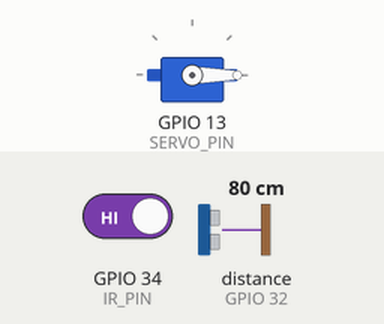
This sketch was run on a simulated ESP32. On the bench: servo. Wiring (inferred from the names in the program): ultrasonic range finder: trigger GPIO 33; echo GPIO 32. Inputs (shaded band) come from the test bench; at power-on: GPIO 34 (IR_PIN) HIGH, distance to the obstacle (sensor on GPIO 32) 80 cm. The echo pulse lasts 58.3 µs per cm; WiFi joins after 1.5 s; servers stay silent unless stated.

Above: at 3.0 s.
3.1 s: GPIO 34 (IR_PIN) driven LOW
At 3.7 s:
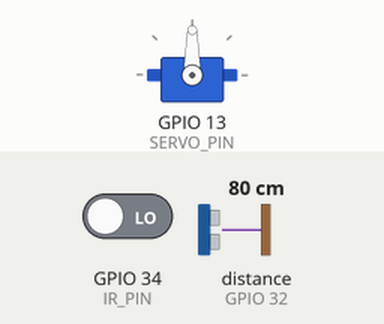
Timing chart, 0 to 9.7 s (numbered marks = the images above; inputs shaded):
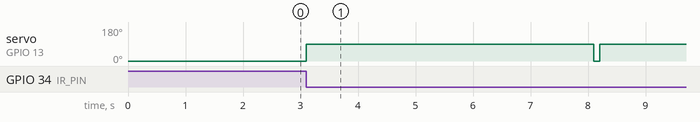

The sketch:

smart_bin_esp32.ino
```cpp
// Smart bin (ESP32 + Blynk IoT).
//
// - An IR sensor at the lid detects a hand; a servo opens the lid for 5 s.
// - An ultrasonic sensor inside the lid measures how full the bin is.
// - Fill level, distance and lid state go to a Blynk dashboard over Wi-Fi.
//
// Blynk datastreams (virtual pins):
//   V0  distance to the rubbish, cm   (0..BIN_HEIGHT_CM)
//   V1  fill level, %                 (0..100, gauge)
//   V2  lid angle, deg                (0 closed, 90 open)
//
// Libraries: Blynk (1.x), ESP32Servo.
// The original project used Blynk.Edgent for Wi-Fi provisioning; this version
// takes the credentials below so it builds without the Edgent support files.

#define BLYNK_TEMPLATE_ID   "TMPLxxxxxxxx"     // from your Blynk template
#define BLYNK_TEMPLATE_NAME "Smart Dustbin"
#define BLYNK_AUTH_TOKEN    "your-device-token"
#define BLYNK_PRINT Serial

#include <WiFi.h>
#include <BlynkSimpleEsp32.h>
#include <ESP32Servo.h>

const char* WIFI_SSID = "your-wifi";
const char* WIFI_PASS = "your-password";

// Pins (as wired in the handbook, Fig. 2-1)
const int IR_PIN    = 34;   // LOW when a hand is in front of the lid
const int SERVO_PIN = 13;
const int ECHO_PIN  = 32;
const int TRIG_PIN  = 33;

const int BIN_HEIGHT_CM  = 21;    // distance from sensor to the bottom when empty
const int LID_OPEN_ANGLE = 90;
const unsigned long LID_OPEN_MS = 5000;

Servo lid;
BlynkTimer timer;

bool lid_open = false;
unsigned long lid_opened_at = 0;

int readDistanceCm() {
  digitalWrite(TRIG_PIN, LOW);
  delayMicroseconds(2);
  digitalWrite(TRIG_PIN, HIGH);
  delayMicroseconds(10);
  digitalWrite(TRIG_PIN, LOW);
  const long duration = pulseIn(ECHO_PIN, HIGH, 30000);
  if (duration == 0) return BIN_HEIGHT_CM;      // no echo: treat as empty
  return duration * 0.034 / 2;                  // speed of sound 0.034 cm/us
}

void sendFillLevel() {
  const int distance = constrain(readDistanceCm(), 0, BIN_HEIGHT_CM);
  // Rubbish close to the sensor means a full bin.
  const int bin_level = map(distance, BIN_HEIGHT_CM, 0, 0, 100);
  Blynk.virtualWrite(V0, distance);
  Blynk.virtualWrite(V1, bin_level);
}

// Runs every 100 ms: open the lid for a hand, close it again after 5 s.
void checkLid() {
  const unsigned long now = millis();
  if (!lid_open && digitalRead(IR_PIN) == LOW) {
    lid.write(LID_OPEN_ANGLE);
    lid_open = true;
    lid_opened_at = now;
    Blynk.virtualWrite(V2, LID_OPEN_ANGLE);
  } else if (lid_open && now - lid_opened_at >= LID_OPEN_MS) {
    lid.write(0);
    lid_open = false;
    Blynk.virtualWrite(V2, 0);
  }
}

void setup() {
  Serial.begin(9600);
  pinMode(IR_PIN, INPUT);
  pinMode(TRIG_PIN, OUTPUT);
  pinMode(ECHO_PIN, INPUT);

  lid.attach(SERVO_PIN);
  lid.write(0);

  Blynk.begin(BLYNK_AUTH_TOKEN, WIFI_SSID, WIFI_PASS);
  timer.setInterval(100L, checkLid);
  timer.setInterval(1000L, sendFillLevel);
}

void loop() {
  Blynk.run();
  timer.run();
}
```

Measured:
- after the input at 3.1 s, servo on GPIO 13 (SERVO_PIN): 0° → 90° at once, → 0° 5.0 s later, → 90° 0.10 s later
